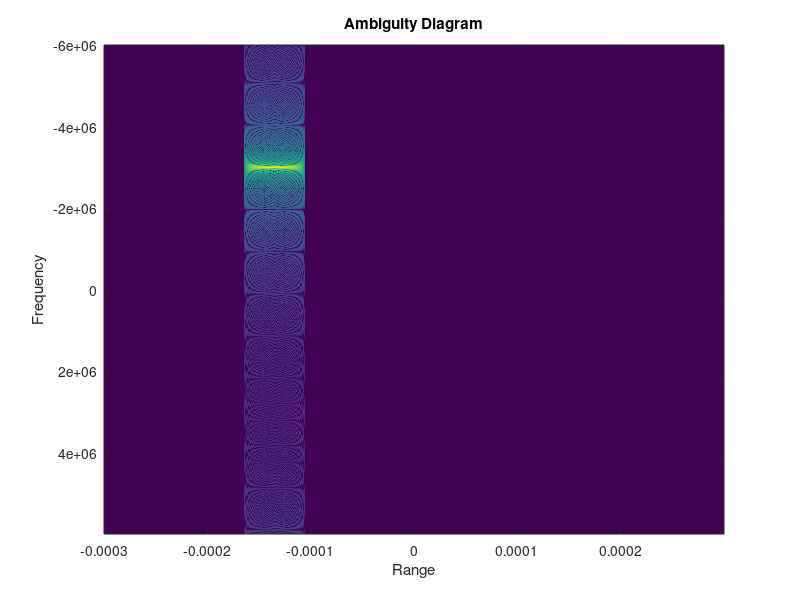

The MATLAB source for this figure:
%%% Author: Aditya Jain %%%%%%%%%%%%%%%%%
%%% Topic: Ambiguity Diagram %%%
%%% Date: 16th February, 2018 %%%%%%%%%%

clc
clear 
close all

%% Variable Declaration

% Processing is in IF band
fIf = 2e+6;    % frequency in IF band
c = 3e+8;      % speed of light
bw = (1e+6)/30;   % bandwidth
delr = c/(2*bw);   % range resolution
pw = 1/bw;         % pulse width
Rmax = 10*delr;   % max unambiguous range
PRI = (2*Rmax)/c;  % pulse Repetition Interval
PRF = 1/PRI;       % pulse Repetition Frequency
fs = 6*fIf;        % sampling frequency
lambda = 0.03;      % wavelength
fdmax = fs/2;      % max doppler
vmax = (lambda*fdmax)/2; % max velocity that can be measured by the radar
CPI = 1*PRI;        % coherent processing interval
delf = 1/CPI;       % frequency increment
delt = 1/fs;        % time increment
N = round(CPI/delt); % total samples
fd = -fs/2:delf:(fs/2-delf); % frequency range

% Target Parameters
ro = Rmax/2;    % target distance
vo = vmax/2;    % target velocity
fdo = (2*vo)/lambda; % doppler frequency shift
to = (2*ro)/c;  % time shift

%% Ambiguity diagram math here

nw = (pw)/delt;                       % width of the rectangular pulse
xaxis = -(N-1)*delt:delt:(N-1)*delt;  % x-axis
Stx = zeros(1, N);

% rect function multiplied with the real signal
for n = 1:N
    if n < nw
        Stx(1,n) = exp(1i*2*pi*fIf*(n-1)*delt);        
    end    
end


Srx = zeros(1, N);
No = ((2*ro)/c)/delt;    % mapping the shift to the discrete axis
% calculating the received signal
for n = 1:N
    if (n > No-nw/2) && (n < No+nw/2)  
        Srx(1,n) = exp(1i*2*pi*(fIf + fdo)*(n-1)*delt);
    end    
end

faxis = -fs/2:delf:(fs/2-delf);   % this has N points

%% Calculating the chi-matrix here

chi = zeros(N, 2*N-1);
tau = 0:delt:CPI-delt;
for n=1:N
%     S = Stx.*cos(2*pi*faxis(n)*tau);
    S = Stx.*exp(-1i*2*pi*faxis(n)*tau);
    chi(n,:) = xcorr(S, Srx);    
end

% Plotting
taxis = -CPI:delt:(CPI-delt);     % time axis
chi_db = 10*log10(abs(chi));
cmax = max(max(chi_db));
imagesc(taxis, faxis, chi_db,[cmax-30 cmax]);
% imagesc(taxis, faxis, chi_db)
xlabel('Range')
ylabel('Frequency')
title('Ambiguity Diagram')
